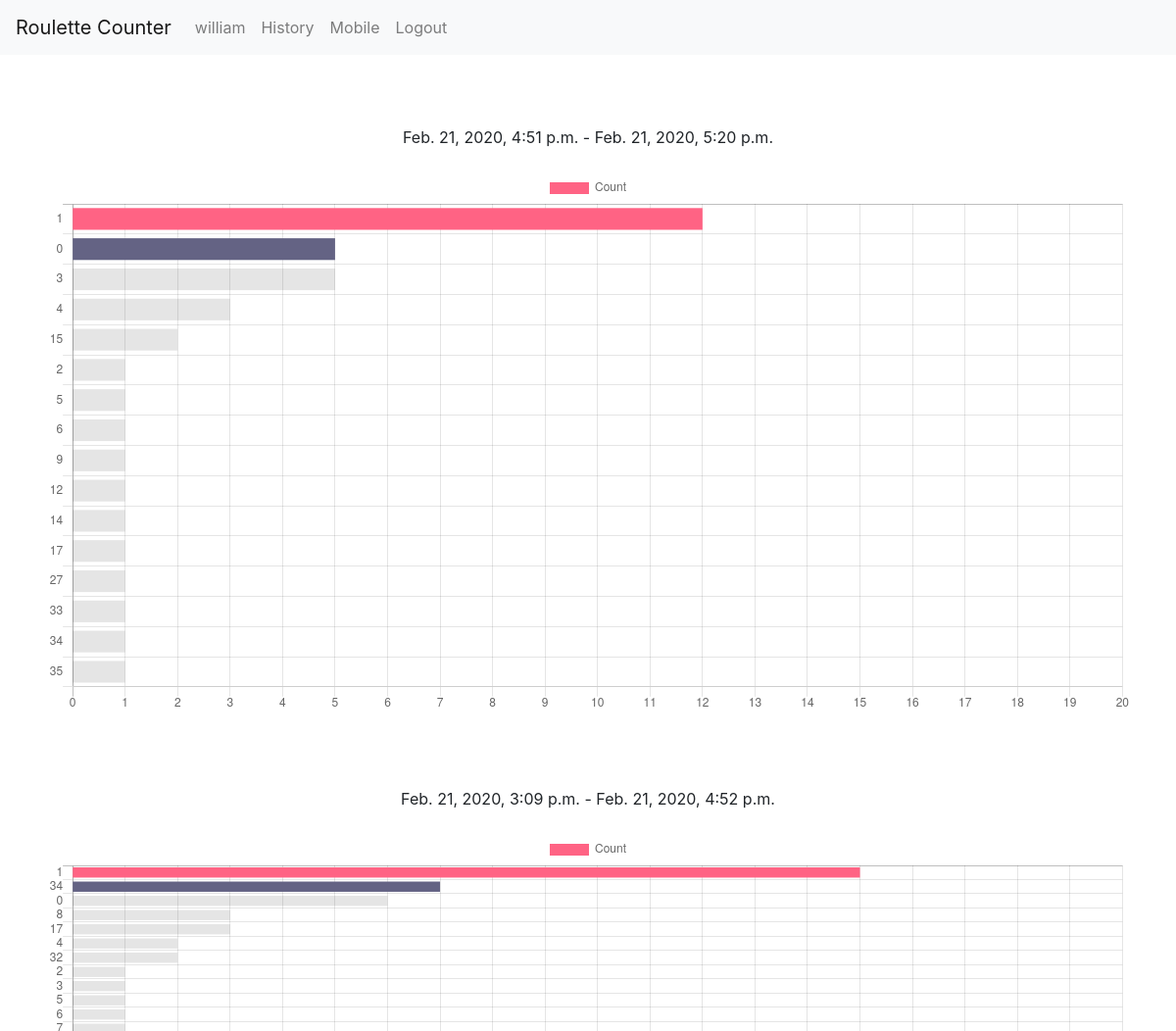
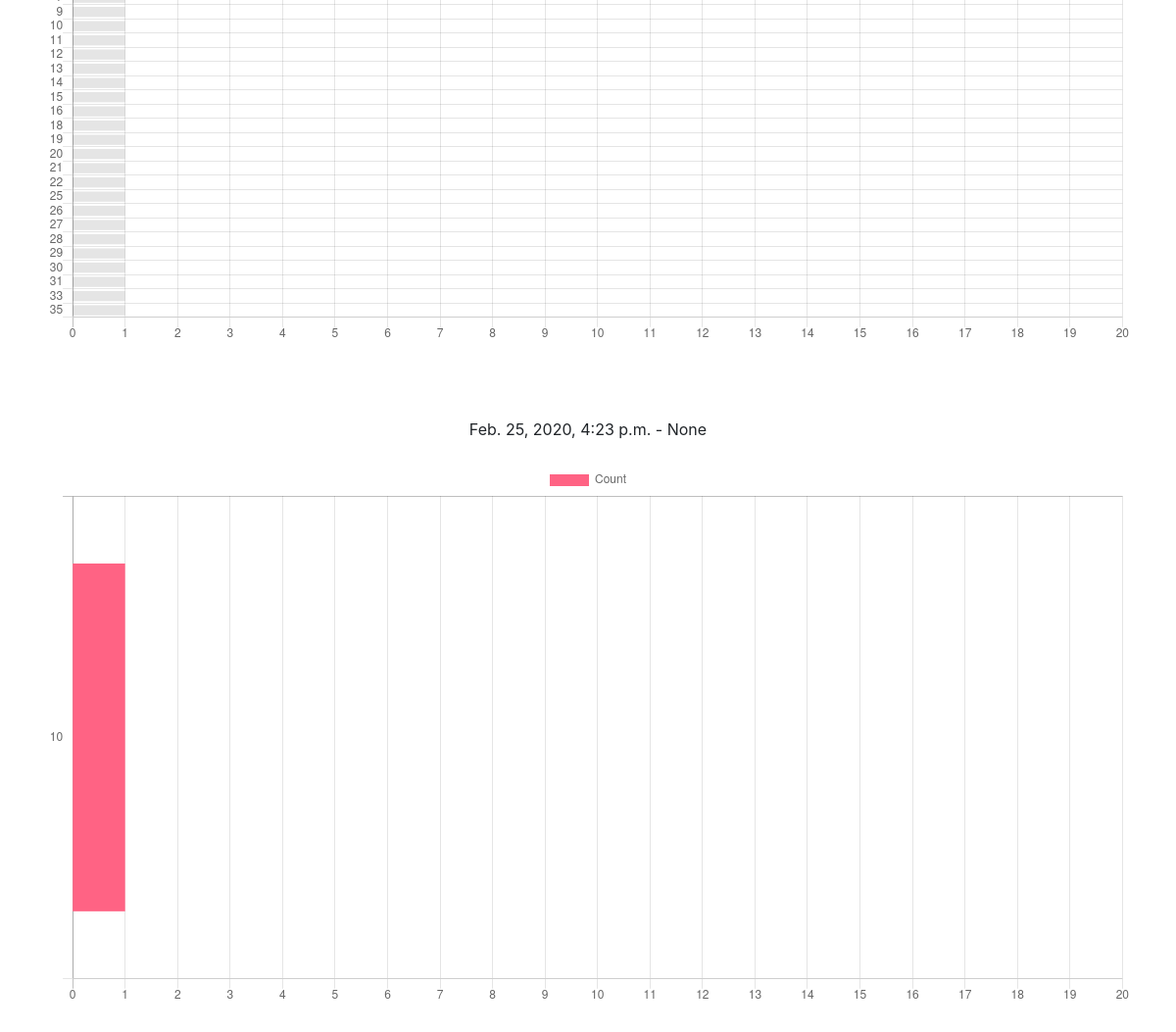
The app's page /history (signed in) with its own data (2 pictures, top to bottom).
### roulettecounter/models.py (models this page shows, shortened)
class Session(models.Model):
    date_start = models.DateTimeField()
    date_end = models.DateTimeField(null=True, default=None)
    user = models.ForeignKey(User, null=True, on_delete=models.CASCADE)
    board_stat = models.ForeignKey(BoardStat, null=True, on_delete=models.CASCADE)
    '''
    Returns the current session, otherwise returns None if we're currently not in a session
    '''

### roulettecounter/views.py (the view)
# urls.py: path('history', views.history_request, name="history"),
def history_request(request):
    if not request.user.is_authenticated:
        messages.error(request, "Must be logged in to show history.")
        return redirect("roulettecounter:home")
    context = {}
    context["sessions"] = []
    sessions = Session.objects.filter(user=get_user(request)).order_by('-date_end')
    for session in sessions:
        labels, data = get_hot_numbers(request, session)
        context["sessions"].append([session, labels, data])
        print(labels)
        print(data)
    return render(request=request, template_name="roulettecounter/history.html", context=context)

### roulettecounter/views.py (called while the page is built)
def get_hot_numbers(request, session, limit=37):
    hot_numbers = []
    for number_stat in NumberStat.objects.filter(session=session):
        if number_stat.appearances > 0:
            hot_numbers.append((number_stat.number, number_stat.appearances))
    hot_numbers.sort(key=itemgetter(1), reverse=True)
    labels = [e[0] for e in hot_numbers][:limit]
    data = [e[1] for e in hot_numbers][:limit]
    return labels, data

### roulettecounter/templates/roulettecounter/history.html (shortened to what this page needs)
{% extends "roulettecounter/base.html" %}
{% block content %}
{% for session in sessions %}
  {% if session.1 %}
    <br>
    <br>
    <div class="d-flex justify-content-center">{{session.0.date_start}} - {{session.0.date_end}}</div>
    <br>
    {% include "roulettecounter/includes/hotnumbers.html" with chartName=session.0.date_end data=session.2 labels=session.1 %}
    <br>
  {% endif %}
{% endfor %}
{% endblock %}

### roulettecounter/templates/roulettecounter/includes/navbar.html (shortened to what this page needs)
<nav class="navbar navbar-expand-lg navbar-light bg-light">
    <a class="navbar-brand" href="/">Roulette Counter</a>
    <div class="collapse navbar-collapse" id="navbarSupportedContent">
        <ul class="navbar-nav mr-auto">
            {% if user.is_authenticated %}
            <li class="nav-item">
                <a class="nav-link" href="/">{{user.username}}</a>
            </li>
            <li class="nav-item">
                <a class="nav-link" href="/history">History</a>
            </li>
            <li class="nav-item">
                <a class="nav-link" href="/mobile">Mobile</a>
            </li>
            <li class="nav-item">
                <a class="nav-link" href="/logout">Logout</a>
            </li>
            {% endif %}
        </ul>
    </div>
</nav>

### roulettecounter/templates/roulettecounter/includes/hotnumbers.html (shortened to what this page needs)
<canvas id="{{chartName}}"></canvas>
<script>
  var ctx = document.getElementById("{{chartName}}").getContext('2d');
  var chart = new Chart(ctx, {
    // The type of chart we want to create
    type: 'horizontalBar',
    // The data for our dataset
    data: {
      labels: {{ labels|safe }},
      datasets: [{
        label: 'Count',
        backgroundColor: [
          'rgb(255, 99, 132)',
          'rgb(100, 99, 132)'
        ],
        // borderColor: 'rgb(255, 99, 132)',
        data: {{ data|safe }}
      }]
    },
    // Configuration options go here
    options: {
      scales: {
        xAxes: [{
          ticks: {
            beginAtZero: true,
            stepSize: 1,
            suggestedMin: 0,
            suggestedMax: 20
          }
        }]
      }
    }
  });
</script>

### records on screen
Session: date_start "Feb. 21, 2020, 4:51 p.m.", date_end "Feb. 21, 2020, 5:20 p.m."
Session: date_start "Feb. 21, 2020, 3:09 p.m.", date_end "Feb. 21, 2020, 4:52 p.m."
Session: date_start "Feb. 25, 2020, 4:23 p.m.", date_end "None"

### other values on screen
{{ user.username }} "william"
chart data {{ labels|safe }} [1, 0, 3, 4, 15, 2, 5, 6, 9, 12, 14, 17, 27, 33, 34, 35], [1, 34, 0, 8, 17, 4, 32, 2, 3, 5, 6, 7, 9, 10, 11, 12, 13, 14, 15, 16, 18, 19, 20, 21, 22, 25, 26, 27, 28, 29, 30, 31, 33, 35], [10]
chart data {{ data|safe }} [12, 5, 5, 3, 2, 1, 1, 1, 1, 1, 1, 1, 1, 1, 1, 1], [15, 7, 6, 3, 3, 2, 2, 1, 1, 1, 1, 1, 1, 1, 1, 1, 1, 1, 1, 1, 1, 1, 1, 1, 1, 1, 1, 1, 1, 1, 1, 1, 1, 1], [1]
